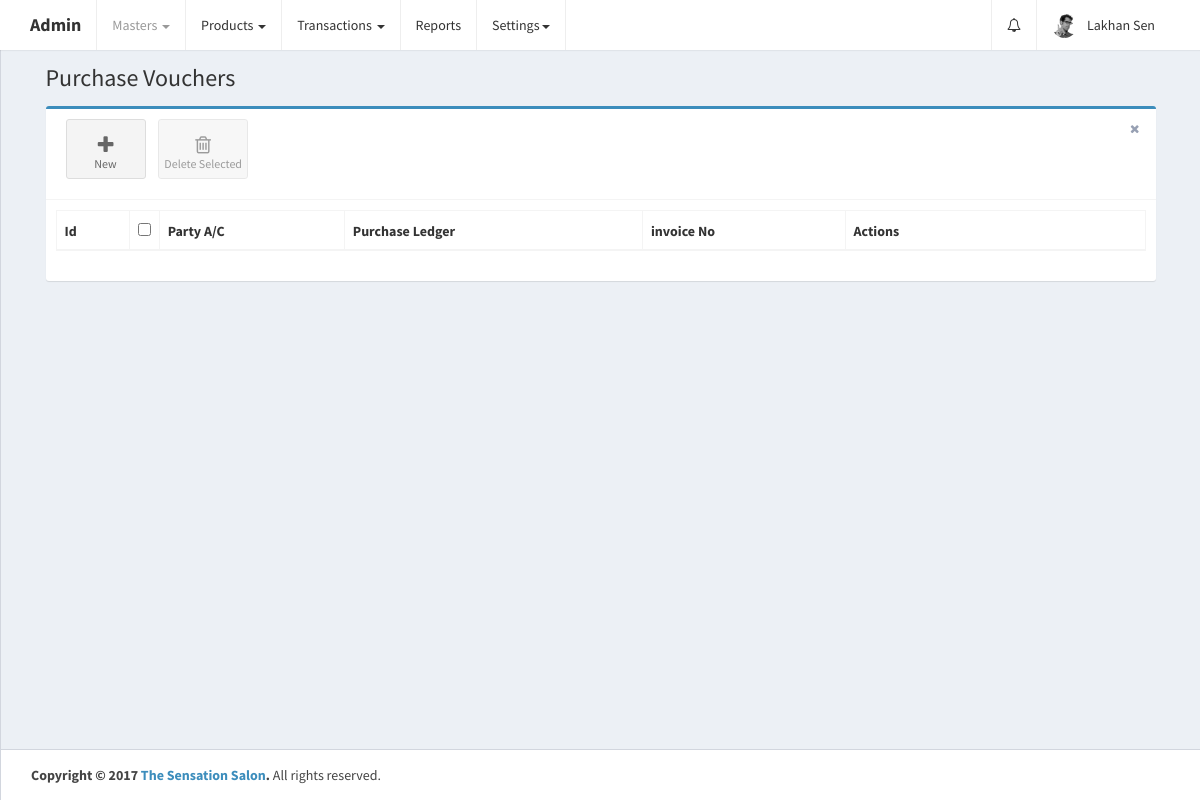
The page /home.php?controller=purchase&action=getbills (signed in) on the database as committed earlier.
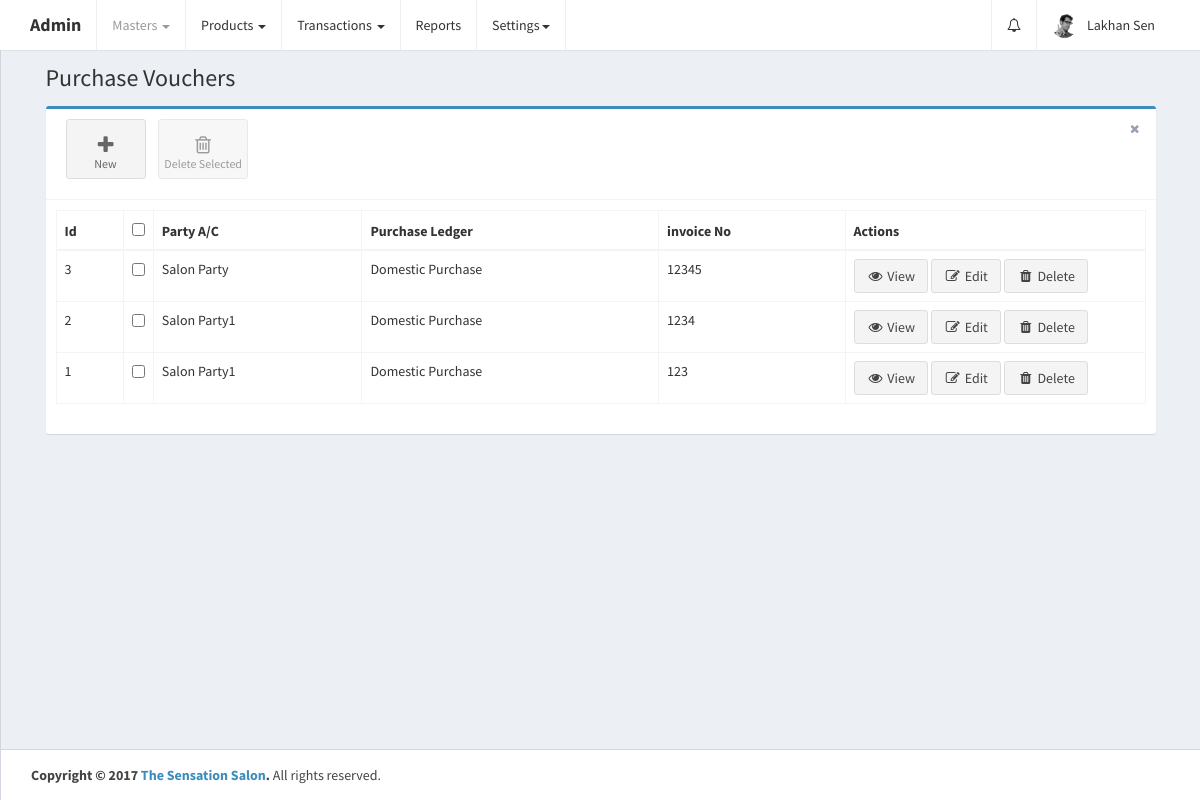
The same page on the database as committed later.
### tables this page shows
CREATE TABLE `purchase_vouchers` (
  `id` int(11) UNSIGNED NOT NULL,
  `date` date DEFAULT NULL,
  `purchase_ledger_id` int(11) DEFAULT NULL,
  `invoice_no` varchar(255) DEFAULT NULL,
  `invoice_date` date DEFAULT NULL,
  `purchase_type_id` int(11) DEFAULT NULL,
  `party_id` int(11) DEFAULT NULL,
  `products_data` longtext COMMENT 'product_id, target_account_id, product_name, hsn_code, qty, final_updated_qty, price, discount_percentage, discount_rs, cgst_percentage, cgst_rs, sgst_percentage, sgst_rs, igst_percentage, igst_rs, total_amount',
  `total_qty` int(11) DEFAULT NULL,
  `total_rate_per_unit` double DEFAULT NULL,
  `total_discount_percentage` double DEFAULT NULL,
  `total_discount_rs` double DEFAULT NULL,
  `total_cgst_percentage` double DEFAULT NULL,
  `total_cgst_rs` double DEFAULT NULL,
  `total_sgst_percentage` double DEFAULT NULL,
  `total_sgst_rs` double DEFAULT NULL,
  `total_igst_percentage` double DEFAULT NULL,
  `total_igst_rs` double DEFAULT NULL,
  `total_bill_amount` double DEFAULT NULL,
  `is_deleted` tinyint(1) NOT NULL DEFAULT '0',
  `created_at` datetime NOT NULL DEFAULT CURRENT_TIMESTAMP,
  `updated_at` datetime NOT NULL DEFAULT CURRENT_TIMESTAMP ON UPDATE CURRENT_TIMESTAMP
);

### home.php (called while the page is built, shortened)
<?php
require_once 'config/database.php';
if (isset($_GET['controller']) || isset($_GET['action'])) {
    if (isset($_GET['controller']))
        $controller = ucfirst($_GET['controller']);
    if (isset($_GET['action']))
        $action = $_GET['action'];
} else {
    $controller = 'Home';
    $action = 'index';
}
require_once 'config/routes.php';
?>

### controllers/PurchaseController.php (called while the page is built, shortened)
<?php
class PurchaseController {
    public $purchaseobj;
    public $accountgroupobj;
    public $ex_ins_staff_members_nots;
    public function __construct() {
        require_once 'models/Purchase.php';
        $this->purchaseobj = new Purchase();
        require_once 'models/AccountGroup.php';
        $this->accountgroupobj = new AccountGroup();
        $this->ex_ins_staff_members_nots = array();
    }
    public function getbills() {
        $page_header = 'Purchase Vouchers';
        $purchase_vouchers = array();
        $purchase_vouchers_res = $this->purchaseobj->getPurchaseVouchers();
        if ($purchase_vouchers_res->num_rows > 0) {
            while ($purchase_voucher = $purchase_vouchers_res->fetch_assoc()) {
                $purchase_ledger_res = $this->accountgroupobj->getAccountGroup($purchase_voucher['purchase_ledger_id']);
                if ($purchase_ledger_res->num_rows > 0) {
                    while ($purchase_ledger = mysqli_fetch_assoc($purchase_ledger_res)) {
                        $purchase_voucher['purchase_ledger_name'] = ucwords($purchase_ledger['name']);
                    }
                }
                $party_res = $this->accountgroupobj->getAccountGroup($purchase_voucher['party_id']);
                if ($party_res->num_rows > 0) {
                    while ($party = mysqli_fetch_assoc($party_res)) {
                        $purchase_voucher['party_ac_name'] = ucwords($party['name']);
                    }
                }
                $purchase_vouchers[] = $purchase_voucher;
            }
        }
        $ex_ins_staff_members_nots = $this->ex_ins_staff_members_nots;
        require_once APP_DIR . '/views/layout.php';
    }
}
?>

### models/Purchase.php (called while the page is built, shortened)
<?php
class Purchase {
    public $conn;
    public function __construct() {
        $db = new Database();
        $this->conn = $db->connect();
    }
    public function getPurchaseVouchers() {
        $purchase_vouchers = $this->conn->query('SELECT * FROM purchase_vouchers ORDER BY id DESC');
        return $purchase_vouchers;
    }
}
?>

### config/Database.php (called while the page is built)
<?php
class Database {
    public function connect() {
        $conn = new mysqli('localhost', 'root', '', 'thesensationbeautycentre');
        if ($conn->connect_error) {
            die("Connection failed: " . $conn->connect_error);
        } else {
            return $conn;
        }
    }
}
?>

### models/AccountGroup.php (called while the page is built, shortened)
<?php
class AccountGroup {
    public $conn;
    public function __construct() {
        $db = new Database();
        $this->conn = $db->connect();
    }
    public function getAccountGroup($id) {
        $account_group = $this->conn->query('SELECT * FROM account_groups WHERE id=' . $id);
        return $account_group;
    }
}
?>

### views/purchase_bills.php (the view, shortened to what this page needs)
<link rel="stylesheet" href="public/plugins/datatables/dataTables.bootstrap.css">
<div class="row">
    <div class="col-xs-12">
        <div class="box box-primary">
            <div class="box-header with-border">
                <a class="btn btn-app" href="?controller=purchase&action=add">
                    <i class="fa fa-plus"></i> New
                </a>
                <button class="btn btn-app" id="delete_selected">
                    <i class="fa fa-trash-o"></i> Delete Selected
                </button>
                <div class="box-tools pull-right">
                    <button type="button" class="btn btn-box-tool" data-widget="remove"><i class="fa fa-times"></i></button>
                </div>
            </div>
            <div class="box-body">
                <div class="table-responsive">
                    <table id="purchase_vouchers_table" class="table table-bordered table-hover" role="grid" aria-describedby="purchase_vouchers_table_info">
                        <thead>
                            <tr>
                                <th>Id</th>
                                <th data-orderable="false" width="20px">
                                    <input type="checkbox" class="select-all">
                                </th>
                                <th>Party A/C</th>
                                <th>Purchase Ledger</th>
                                <th>invoice No</th>
                                <th data-orderable="false" width="300px">Actions</th>
                            </tr>
                        </thead>
                        <?php
                        if (isset($purchase_vouchers)) {
                            ?>
                            <tbody>
                                <?php
                                foreach ($purchase_vouchers as $purchase_voucher) {
                                    ?>
                                    <tr id="tr_<?php echo $purchase_voucher['id']; ?>">
                                        <td><?php echo $purchase_voucher['id']; ?></td>
                                        <td><input type="checkbox" name="select_purchase_vouchers[]" data-id="<?php echo $purchase_voucher['id']; ?>"></td>
                                        <td><?php echo $purchase_voucher['party_ac_name']; ?></td>
                                        <td><?php echo $purchase_voucher['purchase_ledger_name']; ?></td>
                                        <td><?php echo $purchase_voucher['invoice_no']; ?></td>
                                        <td>
                                            <a href="?controller=party&action=get&id=<?php echo $purchase_voucher['id']; ?>" class="btn btn-default"><i class="fa fa-fw fa-eye"></i> View</a>
                                            <a href="?controller=party&action=update&id=<?php echo $purchase_voucher['id']; ?>" class="btn btn-default"><i class="fa fa-fw fa-pencil-square-o"></i> Edit</a>
                                            <a href="" class="delete btn btn-default" data-id="<?php echo $purchase_voucher['id']; ?>"><i class="fa fa-fw fa-trash"></i> Delete</a>
                                        </td>
                                    </tr>
                                    <?php
                                }
                                ?>
                            </tbody>
                            <?php
                        }
                        ?>
                    </table>
                </div>
            </div>
        </div>
    </div>
</div>

### config/routes.php (shortened to what this page needs)
<?php
$controllers = array(
    'Error' => ['index'],
    'Home' => ['index'],
    'Brand' => ['getBrands', 'addBrand', 'getBrand', 'updateBrand', 'deleteBrand', 'checkNameExist'],
    'Customer' => ['getCustomers', 'getCustomer', 'addCustomer', 'updateCustomer', 'deleteCutomer'],
    'Staff' => ['getstaffmembers', 'addstaff', 'getstaffmember', 'updatestaff', 'deletestaff'],
    'Accountgroup' => ['getall', 'get', 'add', 'getParentName', 'update', 'deleteacgroup', 'checkNameExist', 'getById', 'findSalesLedgerByTerm', 'findSalesLedgerByTerm'],
    'Productcategory' => ['getcategories', 'addcategory', 'getcategory', 'updatecategory', 'deletecategory', 'checkNameExist'],
    'Product' => ['getproducts', 'getproduct', 'addproduct', 'updateproduct', 'deleteproduct', 'findProductByTerm', 'checkProductNameExist', 'checkQty', 'checkQtyForPurhase'],
    'Party' => ['getall', 'add', 'update', 'get', 'delete', 'getPartyNameByTerm', 'getById', 'checkPartyNameExist'],
    'Purchase' => ['getbills', 'checkInovieExist', 'add', 'findLedgerByTerm', 'checkLedgerNameExist', 'delete'],
    'Sale' => ['getbills', 'checkInovieExist', 'add', 'findLedgerByTerm', 'checkLedgerNameExist'],
    'Creditnotes' => ['getall', 'add', 'checkCreditNoteExist'],
    'Debitnotes' => ['getall', 'add', 'checkDebitNoteExist'],
    'Contra' => ['getall', 'add', 'checkDebitNoteExist'],
    'Journal' => ['getall', 'add', 'getAllAccounts', 'checkLedgerNameExist'],
);
if (array_key_exists($controller, $controllers)) {
    if (in_array($action, $controllers[$controller])) {
        switch ($controller) {
            case 'Purchase':
                $controller = new PurchaseController();
                break;
        }
        $controller->$action();
    } else {
        require_once APP_DIR . '/controllers/ErrorController.php';
        $controller = new ErrorController();
        $action = 'index';
        $controller->$action();
    }
} else {
    require_once APP_DIR . '/controllers/ErrorController.php';
    $controller = new ErrorController();
    $action = 'index';
    $controller->$action();
}
?>

### views/layout.php (shortened to what this page needs)
<!DOCTYPE html>
<html>
    <head>
        <link href="public/plugins/bootstrap/css/bootstrap.min.css" rel="stylesheet">
        <link href="public/css/font-awesome.min.css" rel="stylesheet">
        <link href="public/css/admin.css" rel="stylesheet">
        <link href="public/css/skin-black-light.min.css" rel="stylesheet">
    </head>
    <body class="hold-transition skin-black-light layout-top-nav">
        <div class="wrapper">
            <header class="main-header">
                <nav class="navbar navbar-static-top">
                    <div class="container">
                        <div class="navbar-header">
                            <a href="home.php" class="navbar-brand"><b>Admin</b></a>
                        </div>
                        <div class="collapse navbar-collapse pull-left" id="navbar-collapse">
                            <ul class="nav navbar-nav">
                                <li class="dropdown active">
                                    <a href="#" class="dropdown-toggle" data-toggle="dropdown">Masters <span class="caret"></span></a>
                                </li>
                                <li class="dropdown">
                                    <a href="#" class="dropdown-toggle" data-toggle="dropdown">Products <span class="caret"></span></a>
                                </li>
                                <li class="dropdown">
                                    <a href="#" class="dropdown-toggle" data-toggle="dropdown">Transactions <span class="caret"></span></a>
                                </li>
                                <li>
                                    <a href="#">Reports</a>
                                </li>
                                <li class="dropdown">
                                    <a href="#" class="dropdown-toggle" data-toggle="dropdown">Settings<span class="caret"></span></a>
                                </li>
                            </ul>
                        </div>
                        <div class="navbar-custom-menu">
                            <ul class="nav navbar-nav">
                                <?php
                                if (isset($ex_ins_staff_members_nots)) {
                                    ?>
                                    <li class="dropdown notifications-menu">
                                        <a href="#" class="dropdown-toggle" data-toggle="dropdown">
                                            <i class="fa fa-bell-o"></i>
                                        </a>
                                    </li>
                                    <?php
                                }
                                ?>
                                <li class="dropdown user user-menu">
                                    <a href="#" class="dropdown-toggle" data-toggle="dropdown">
                                        <img src="public/images/user2-160x160.jpg" class="user-image" alt="User Image">
                                        <span class="hidden-xs"><?php echo ucwords($_SESSION['admin']); ?></span>
                                    </a>
                                </li>
                            </ul>
                        </div>
                    </div>
                </nav>
            </header>
            <div class="content-wrapper">
                <div class="container">
                    <section class="content-header">
                        <h1><?php echo $page_header; ?></h1>
                    </section>
                    <section class="content">
                        <?php
                        include_once APP_DIR . $view_file;
                        ?>
                    </section>
                </div>
            </div>
            <footer class="main-footer">
                <div class="container">
                    <strong>Copyright &copy; 2017 <a href="http://www.sensationsalon.in/">The Sensation Salon</a>.</strong> All rights
                    reserved.
                </div>
            </footer>
        </div>
    </body>
</html>

### views/purchase_bills.php (style rules this page uses)
.table-responsive { overflow-x: initial; }

Rows that differ between the two databases and show on the page:
added purchase_vouchers: id "3", party_ac_name "Salon Party", purchase_ledger_name "Domestic Purchase", invoice_no "12345"
added purchase_vouchers: id "2", party_ac_name "Salon Party1", purchase_ledger_name "Domestic Purchase", invoice_no "1234"
added purchase_vouchers: id "1", party_ac_name "Salon Party1", purchase_ledger_name "Domestic Purchase", invoice_no "123"
